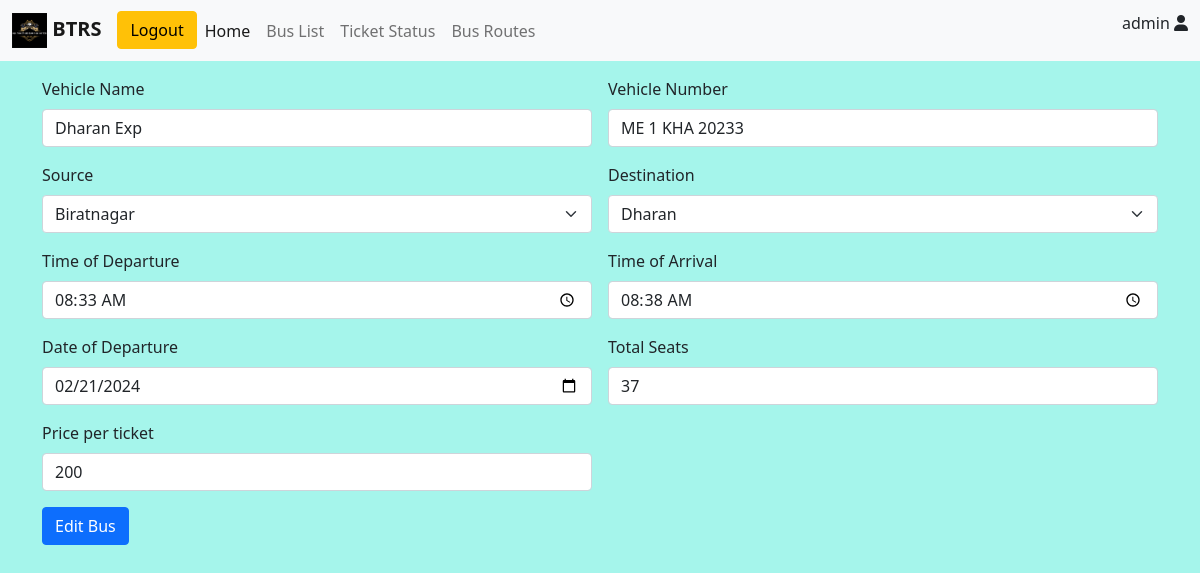
The page /editBus/5 (signed in) on the database as committed earlier.
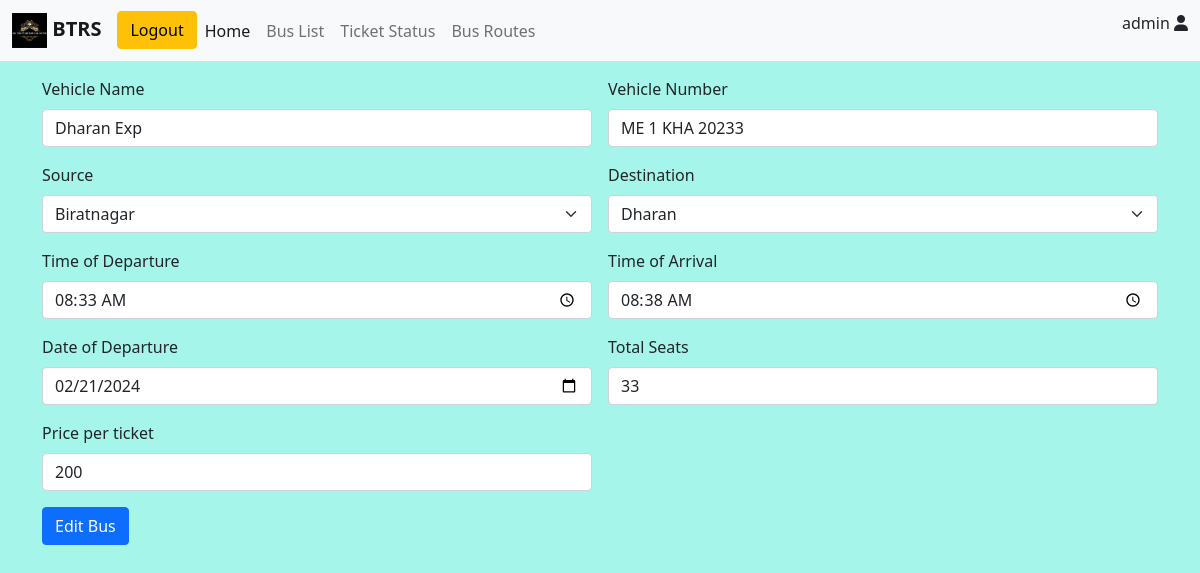
The same page on the database as committed later.
### bms/models.py (models this page shows, shortened)
class Vehicle(models.Model):
    name = models.CharField(max_length=50)
    vehicle_number = models.CharField(max_length=15, unique=True)
    source = models.ForeignKey(busRoute, on_delete=models.CASCADE,default=1, related_name='sourceid')
    destination = models.ForeignKey(busRoute, on_delete=models.CASCADE,default=1, related_name='destinationid')
    date = models.DateField(null=True)
    v_status = models.BooleanField(default=True)
    departure = models.TimeField(null=True, blank=True)
    arrive = models.TimeField(null=True, blank=True)
    available_seats = models.IntegerField(default=25)
    booked_seats = models.IntegerField(default=0)
    price = models.IntegerField(default=20)
    updated = models.DateTimeField(auto_now=True)
    created = models.DateTimeField(auto_now_add=True)
    class Meta:
        ordering = ['-updated', '-created']

class busRoute(models.Model):
    name = models.CharField(max_length=100, unique=True)
    updated = models.DateTimeField(auto_now=True)
    created = models.DateTimeField(auto_now_add=True)
    def __str__(self):
        return self.name

### bms/views.py (the view, shortened to what this page needs)
# urls.py: path('editBus/<str:id>', views.editBus, name='editBus'),
@login_required(login_url='loginUser')
def editBus(request, id):
    busRoutes = busRoute.objects.all()
    vehicle = Vehicle.objects.get(id=id)
    if request.user.is_superuser:
        context = {
            'busRoutes':busRoutes,
            'vehicle' : vehicle,
            }
        return render(request, 'bms/editBus.html', context)
    else:
       return HttpResponseForbidden("You do not have permission to access this page.")

### bms/templates/bms/editbus.html (shortened to what this page needs)
{% extends 'main.html' %}
{% block content %}
<div class="container mt-3">
    <form class="row g-3" method="post">
        <div class="col-md-6">
          <label for="vehicleName" class="form-label">Vehicle Name</label>
          <input type="text" class="form-control" name="Vname" placeholder="Makalu Express" value="{{ vehicle.name }}" required >
        </div>
        <div class="col-md-6">
            <label for="VehicleNumber" class="form-label">Vehicle Number</label>
            <input type="text" class="form-control" name="Vnumber" placeholder="NA 1 KHA 1200" value="{{ vehicle.vehicle_number }}" required>
          </div>
          <div class="col-md-6">
            <label for="source" class="form-label">Source</label>
            <select name="source" class="form-select" aria-label="Select Source" required>
              {% for busRoute in busRoutes %}
              <option value="{{ busRoute.id }}"  {% if busRoute.id == vehicle.source.id %} selected {% endif %}>{{ busRoute }}</option>
              {% endfor %}
            </select>
          </div>
          <div class="col-md-6">
            <label for="destination" class="form-label">Destination</label>
            <select name="destination" class="form-select" aria-label="Select Destination" required>
              {% for busRoute in busRoutes %}
              <option value="{{ busRoute.id }}"  {% if busRoute.id == vehicle.destination.id %} selected {% endif %}>{{ busRoute }}</option>
              {% endfor %}
            </select>
          </div>
        <div class="col-md-6">
          <label for="Departure" class="form-label">Time of Departure</label>
          <input type="time" class="form-control" name="Dtime" value="{{ vehicle.departure | time:'h:i:s' }}" required>
        </div>
        <div class="col-md-6">
            <label for="Arrival" class="form-label">Time of Arrival</label>
            <input type="time" class="form-control" name="Atime" value="{{ vehicle.arrive | time:'h:i:s' }}" required>
          </div>
          <div class="col-md-6">
            <label for="departureDate" class="form-label">Date of Departure</label>
            <input type="date" class="form-control" name="date" value="{{ vehicle.date | date:'Y-m-d' }}" required>
          </div>
          <div class="col-md-6">
              <label for="TotalSeats" class="form-label"> Total Seats</label>
              <input type="number" class="form-control" name="seats" placeholder="Enter Total Seats" value="{{ vehicle.available_seats }}" required>
            </div>
              <div class="col-md-6">
                  <label for="Price" class="form-label">Price per ticket</label>
                  <input type="number" class="form-control" name="price" placeholder="500" value="{{ vehicle.price }}" required>
                </div>
        <div class="col-12">
          <button type="submit" class="btn btn-primary">Edit Bus</button>
        </div>
      </form>
</div>
{% endblock content %}

Rows that differ between the two databases and show on the page:
changed Vehicle "Dharan Exp": seats "37" → "33"
